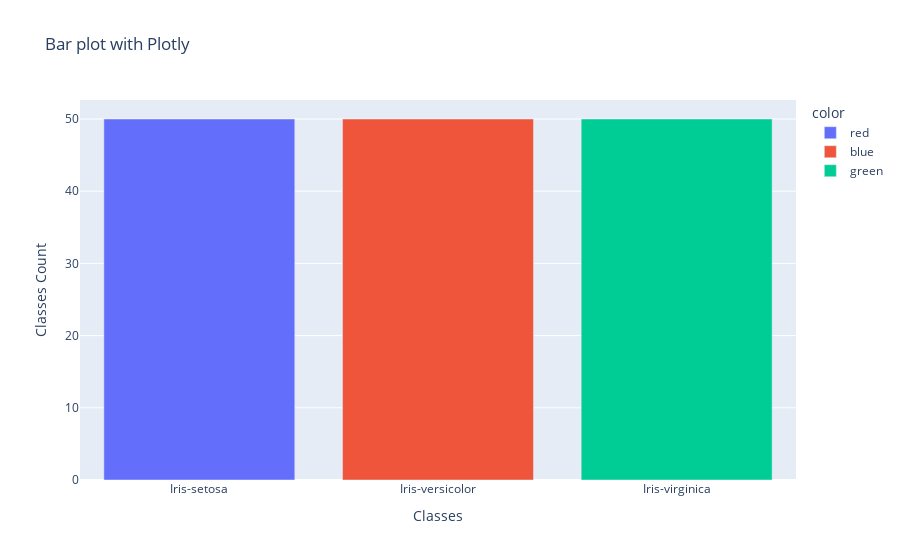

The cell this chart's notebook holds for it:
### Markdown cell above
## Bar Chart with Plotly

### Code cell
# create bar plot with plotly
fig = px.bar(x = 'Class', y = 'Count', 
             data_frame = df, 
             color = ['red', 'blue', 'green'], 
             title = 'Bar plot with Plotly').update_layout(xaxis_title = "Classes", yaxis_title = "Classes Count")

# show plot
fig.show()

### Figure 1 — Plotly figure (JSON) as saved in the notebook; plotly's stock layout.template omitted (floating-point values rounded to 4 significant figures)
{"data": [{"alignmentgroup": "True", "hovertemplate": "color=red<br>Class=%{x}<br>Count=%{y}<extra></extra>", "legendgroup": "red", "marker": {"color": "#636efa", "pattern": {"shape": ""}}, "name": "red", "offsetgroup": "red", "orientation": "v", "showlegend": true, "textposition": "auto", "type": "bar", "x": ["Iris-setosa"], "xaxis": "x", "y": [50], "yaxis": "y"}, {"alignmentgroup": "True", "hovertemplate": "color=blue<br>Class=%{x}<br>Count=%{y}<extra></extra>", "legendgroup": "blue", "marker": {"color": "#EF553B", "pattern": {"shape": ""}}, "name": "blue", "offsetgroup": "blue", "orientation": "v", "showlegend": true, "textposition": "auto", "type": "bar", "x": ["Iris-versicolor"], "xaxis": "x", "y": [50], "yaxis": "y"}, {"alignmentgroup": "True", "hovertemplate": "color=green<br>Class=%{x}<br>Count=%{y}<extra></extra>", "legendgroup": "green", "marker": {"color": "#00cc96", "pattern": {"shape": ""}}, "name": "green", "offsetgroup": "green", "orientation": "v", "showlegend": true, "textposition": "auto", "type": "bar", "x": ["Iris-virginica"], "xaxis": "x", "y": [50], "yaxis": "y"}], "layout": {"barmode": "relative", "legend": {"title": {"text": "color"}, "tracegroupgap": 0}, "title": {"text": "Bar plot with Plotly"}, "xaxis": {"anchor": "y", "domain": [0, 1], "title": {"text": "Classes"}}, "yaxis": {"anchor": "x", "domain": [0, 1], "title": {"text": "Classes Count"}}}}
